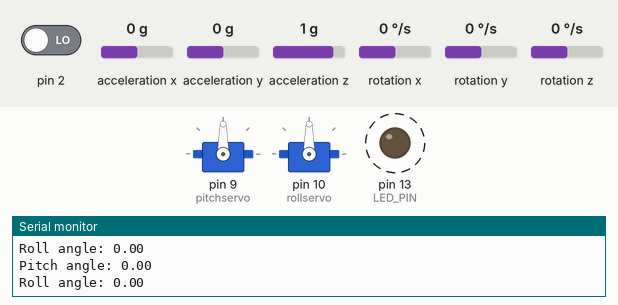
Recording of a sketch running on a simulated Arduino Uno, built with avr-gcc and run on an emulated ATmega328P. Shown: 2 × servo, output pins drawn as LEDs (lit = HIGH), the last lines printed to the serial monitor. Dashed ring = blinking. The test bench sets the inputs (shaded band); at power-on: acceleration x 0 g, pin 2 LOW, acceleration y 0 g, acceleration z 1 g, rotation x 0 °/s, rotation y 0 °/s, rotation z 0 °/s. The sensor or clock chip raises its interrupt line as the real part does.

Above: at 8.35 s.
10.2 s: acceleration x set to -1.4 g
At 11.1 s:
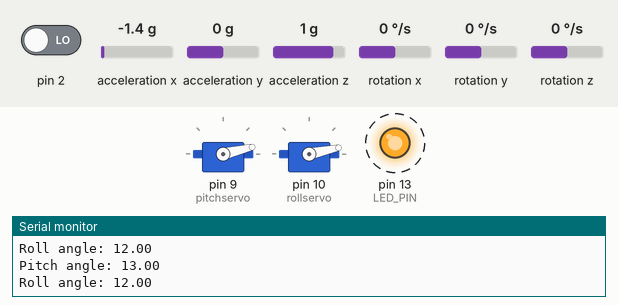
13.7 s: acceleration x set to 0.8 g
At 14.5 s:
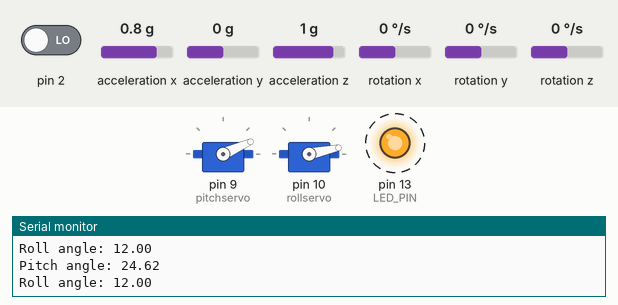
17.2 s: acceleration x set to 0.2 g
20.7 s: acceleration x set to 0 g
Timing chart, 0 to 25.2 s (numbered marks = the images above; inputs shaded):
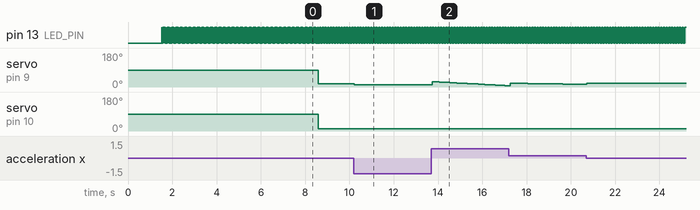

Measured:
- after the input at 10.2 s, servo on pin 9 (pitchservo): 17° → 13° at once
- after the input at 13.7 s, servo on pin 9 (pitchservo): rises from 13° to 28° in 0.06 s, then falls to 7° in 3.2 s
- by itself, pin 13 (LED_PIN): alternates HIGH for 0.01 s and LOW for 0.01 s

The sketch:

arduino_code_rocket.ino
```cpp
#include "I2Cdev.h"
#include "MPU6050_6Axis_MotionApps20.h"
#include "Wire.h"
#include <Servo.h>
MPU6050 mpu;
float Yaw, Pitch, Roll;
Servo pitchservo;
Servo rollservo;
float PIDvalue1;
float PIDvalue2;
#define DEBUG
#ifdef DEBUG
//#define DPRINT(args...)  Serial.print(args)             //OR use the following syntax:
#define DPRINTSTIMER(t) for (static unsigned long SpamTimer; (unsigned long)(millis() - SpamTimer) >= (t); SpamTimer = millis())
#define DPRINTSFN(StrSize, Name, ...) \
  { \
    char S[StrSize]; \
    Serial.print("\t"); \
    Serial.print(Name); \
    Serial.print(" "); \
    Serial.print(dtostrf((float)__VA_ARGS__, S)); \
  }  //StringSize,Name,Variable,Spaces,Percision
#define DPRINTLN(...) Serial.println(__VA_ARGS__)
#else
#define DPRINTSTIMER(t) if (false)
#define DPRINTSFN(...)  //blank line
#define DPRINTLN(...)   //blank line
#endif


#define LED_PIN 13  //

// supply your own gyro offsets here, scaled for min sensitivity use MPU6050_calibration.ino
// -4232  -706  1729  173 -94 37
//                       XA      YA      ZA      XG      YG      ZG
int MPUOffsets[6] = { -3185, -1032, 1358, -40, -11, 60 };


// ================================================================
// ===                      i2c SETUP Items                     ===
// ================================================================
void i2cSetup() {
  // join I2C bus (I2Cdev library doesn't do this automatically)
#if I2CDEV_IMPLEMENTATION == I2CDEV_ARDUINO_WIRE
  Wire.begin();
  TWBR = 24;  // 400kHz I2C clock (200kHz if CPU is 8MHz)
#elif I2CDEV_IMPLEMENTATION == I2CDEV_BUILTIN_FASTWIRE
  Fastwire::setup(400, true);
#endif
}

// ================================================================
// ===               INTERRUPT DETECTION ROUTINE                ===
// ================================================================
volatile bool mpuInterrupt = false;  // indicates whether MPU interrupt pin has gone high
void dmpDataReady() {
  mpuInterrupt = true;
}

// ================================================================
// ===                      MPU DMP SETUP                       ===
// ================================================================
int FifoAlive = 0;  // tests if the interrupt is triggering
int IsAlive = -20;  // counts interrupt start at -20 to get 20+ good values before assuming connected
// MPU control/status vars
uint8_t mpuIntStatus;    // holds actual interrupt status byte from MPU
uint8_t devStatus;       // return status after each device operation (0 = success, !0 = error)
uint16_t packetSize;     // expected DMP packet size (default is 42 bytes)
uint16_t fifoCount;      // count of all bytes currently in FIFO
uint8_t fifoBuffer[64];  // FIFO storage buffer

// orientation/motion vars
Quaternion q;         // [w, x, y, z]         quaternion container
VectorInt16 aa;       // [x, y, z]            accel sensor measurements
VectorInt16 aaReal;   // [x, y, z]            gravity-free accel sensor measurements
VectorInt16 aaWorld;  // [x, y, z]            world-frame accel sensor measurements
VectorFloat gravity;  // [x, y, z]            gravity vector
float euler[3];       // [psi, theta, phi]    Euler angle container
float ypr[3];         // [yaw, pitch, roll]   yaw/pitch/roll container and gravity vector
byte StartUP = 100;   // lets get 100 readings from the MPU before we start trusting them (Bot is not trying to balance at this point it is just starting up.)

void MPU6050Connect() {
  static int MPUInitCntr = 0;
  // initialize device
  mpu.initialize();  // same
  // load and configure the DMP
  devStatus = mpu.dmpInitialize();  // same

  if (devStatus != 0) {
    // ERROR!
    // 1 = initial memory load failed
    // 2 = DMP configuration updates failed
    // (if it's going to break, usually the code will be 1)

    char* StatStr[5]{ "No Error", "initial memory load failed", "DMP configuration updates failed", "3", "4" };

    MPUInitCntr++;

    Serial.print(F("MPU connection Try #"));
    Serial.println(MPUInitCntr);
    Serial.print(F("DMP Initialization failed (code "));
    Serial.print(StatStr[devStatus]);
    Serial.println(F(")"));

    if (MPUInitCntr >= 10) return;  //only try 10 times
    delay(1000);
    MPU6050Connect();  // Lets try again
    return;
  }
  mpu.setXAccelOffset(MPUOffsets[0]);
  mpu.setYAccelOffset(MPUOffsets[1]);
  mpu.setZAccelOffset(MPUOffsets[2]);
  mpu.setXGyroOffset(MPUOffsets[3]);
  mpu.setYGyroOffset(MPUOffsets[4]);
  mpu.setZGyroOffset(MPUOffsets[5]);

  Serial.println(F("Enabling DMP..."));
  mpu.setDMPEnabled(true);
  // enable Arduino interrupt detection
  Serial.println(F("Enabling interrupt detection (Arduino external interrupt pin 2 on the Uno)..."));
  Serial.print("mpu.getInterruptDrive=  ");
  Serial.println(mpu.getInterruptDrive());
  attachInterrupt(0, dmpDataReady, RISING);  //pin 2 on the Uno
  mpuIntStatus = mpu.getIntStatus();         // Same
  // get expected DMP packet size for later comparison
  packetSize = mpu.dmpGetFIFOPacketSize();
  delay(1000);      // Let it Stabalize
  mpu.resetFIFO();  // Clear fifo buffer
  mpu.getIntStatus();
  mpuInterrupt = false;  // wait for next interrupt FF
}

// ================================================================
// ===                    MPU DMP Get Data                      ===
// ================================================================
void GetDMP() {  // Best version I have made so far
  // Serial.println(F("FIFO interrupt at:"));
  // Serial.println(micros());
  static unsigned long LastGoodPacketTime;
  mpuInterrupt = false;
  FifoAlive = 1;
  fifoCount = mpu.getFIFOCount();
  if ((!fifoCount) || (fifoCount % packetSize)) {  // we have failed Reset and wait till next time!
    digitalWrite(LED_PIN, LOW);                    // lets turn off the blinking light so we can see we are failing.
    mpu.resetFIFO();                               // clear the buffer and start over
  } else {
    while (fifoCount >= packetSize) {            // Get the packets until we have the latest!
      mpu.getFIFOBytes(fifoBuffer, packetSize);  // lets do the magic and get the data
      fifoCount -= packetSize;
    }
    LastGoodPacketTime = millis();
    MPUMath();                                     // <<<<<<<<<<<<<<<<<<<<<<<<<<<< On success MPUMath() <<<<<<<<<<<<<<<<<<<
    digitalWrite(LED_PIN, !digitalRead(LED_PIN));  // Blink the Light
  }
}


// ================================================================
// ===                        MPU Math                          ===
// ================================================================
void MPUMath() {
  mpu.dmpGetQuaternion(&q, fifoBuffer);
  mpu.dmpGetGravity(&gravity, &q);
  mpu.dmpGetYawPitchRoll(ypr, &q, &gravity);
  Yaw = (ypr[0] * 180.0 / M_PI);
  Pitch = (ypr[1] * 180.0 / M_PI);
  Roll = (ypr[2] * 180.0 / M_PI);
  // DPRINTSTIMER(100) {
  //   DPRINTSFN(15, "\tYaw:", Yaw, 6, 1);
  //   DPRINTSFN(15, "\tPitch:", Pitch, 6, 1);
  //   DPRINTSFN(15, "\tRoll:", Roll, 6, 1);
  //   DPRINTLN();
  // }
}
// ================================================================
// ===                         PID CODE                         ===
// ================================================================


float PID(float initerror, float* integralgain, float* olderror) {  //function for the PID
  float gain, derivativegain, totalgain;                            //Declaring PID variales
  gain = initerror * 0.5;                                           // Gain which is the initial error ( multiplied by a factor for sensitivity)(the error is how much the rocket has tilted off the axis)
  derivativegain = ((initerror - *olderror) / 17) * 0.2;            // Derivative gain is just the rate of change of the error over time
  *integralgain = *integralgain + (initerror * 0.01);               //integral gain is the addition of the errors over time
  totalgain = -(gain + derivativegain + *integralgain);             //Total Gain is the additions of all the previous gains
  *olderror = initerror;                                            //setting the old error as the new error so we are able to calculate the derivative gain
  //Serial.print("integralgain:");Serial.println(*integralgain);
  return totalgain;  //the function returns the total gain
}


// ================================================================
// ===.          PIDController - Pitch and Roll Values          ===
// ================================================================


//It sets up the maximum amount that the servos can move using 0 as the servo arm is rotated at the max to the right
//and the other value that is tested to the to the maximum value the servo can move to and the midpoint
//when you give it the 3 values of start midpoint and end you are calibrating the servos
//the code works by setting the vale that the MPU gets as 0 and it funnels the drift of the rocket into the PID
//it sets the values recorded after 7 seconds as the origine point and if it shifts to one direction it gives positive values
//and to the other direction it gives negative values. The servos cannot take negative values so you have to flip the negative into positive and
// make the servo go the opposite way this is what these 2 functions are doing by instead of setting the midpoint as 0 it sets it at the midpoint recorded

float PIDController(float PIDValue, float minValue, float midPoint, float maxValue) {
  float value = maxValue - midPoint;  // Difference between the maximum value and mid point.
  if (PIDValue < -value) {
    PIDValue = -value;
  } else if (PIDValue < 1) {
    PIDValue = PIDValue + value;
  } else if (PIDValue > midPoint) {
    PIDValue = midPoint;
  } else if (0 < PIDValue < midPoint) {
    PIDValue = value + PIDValue;
  }
  return PIDValue;
}

// ================================================================
// ===                Controlling the Servos                    ===
// ================================================================

//we got the values from the PID controller and filtered them to get the actual values of how much the servo should move in each direction
//now it's time to give the servo the commands for it to move and make sure that the PID values given do not exceed the maximum
//degrees a servo can move in order not to damage the PID or the servo

//change your values here for max angle of change value remember this is how much the servo will turn not the gimbal itself
float max_value_roll = 30;   //setting the max value the servos can move
float max_value_pitch = 30;  //both can have different values so it is safer to just put 2 different values for pitch and roll
int min_value = 0;           //setting the minimum value a servo can move
void servocontrol(float pitchcorrection, float rollcorrection) {
  // Pitch Correction
  if (min_value <= pitchcorrection <= max_value_pitch) {  //if the value is between the 2 min and max values write the pitch angle
    pitchservo.write(pitchcorrection);
  } else if (pitchcorrection > max_value_pitch) {  //if the value has reached the maximum just write the maximum
    pitchservo.write(max_value_pitch);
  } else if (pitchcorrection < min_value) {  //if the value has reached a minimum just write the minimum
    pitchservo.write(min_value);
  }
  // Roll Correction
  if (min_value <= rollcorrection <= max_value_roll) {  //if the value is between the 2 min and max values write the pitch angle
    rollservo.write(rollcorrection);
  } else if (rollcorrection > max_value_roll) {  //if the value has reached the maximum just write the maximum
    rollservo.write(max_value_roll);
  } else if (rollcorrection < min_value) {  //if the value has reached a minimum just write the minimum
    rollservo.write(min_value);
  }

  delay(50);
}
// ================================================================
// ===                         Setup                            ===
// ================================================================
float rollinit, pitchinit;
float timer = 0;
void setup() {
  //connecting the MPU to the arduino and attaching the servos
  Serial.begin(115200);  //115200
  while (!Serial)
    ;
  Serial.println("i2cSetup");
  i2cSetup();
  Serial.println("MPU6050Connect");
  MPU6050Connect();
  Serial.println("Setup complete");
  pinMode(LED_PIN, OUTPUT);
  pitchservo.attach(9);
  rollservo.attach(10);
}
// ================================================================
// ===                          Loop                            ===
// ================================================================
int begin_control = 0;

// Setting up the initial errors
float pitcherror = 0, pitchintegralgain = 0, pitchservoangle = 0, previouspitcherror = 0;
float rollerror = 0, rollintegralgain = 0, rollservoangle = 0, previousrollerror = 0;

void loop() {
  if (mpuInterrupt) {  // wait for MPU interrupt or extra packet(s) available
    GetDMP();
    timer = timer + 100;
    if (timer == 70000) {  //timer to set the initial value that the rocket will adjust to it is 7 seconds it can be increased or decreased as pleased
      begin_control = 1;
      //settin the initial values of roll and pitch that will be used as reference for the code
      rollinit = Roll;
      pitchinit = Pitch;
    }
    //after timer runs the control begins
    if (begin_control == 1) {
      //getting the initial pitch and the initial roll
      pitcherror = Pitch - pitchinit;
      rollerror = Roll - rollinit;
      //sending the values of the errors to the PID
      PIDvalue1 = PID(pitcherror, &pitchintegralgain, &previouspitcherror);
      PIDvalue2 = PID(rollerror, &rollintegralgain, &previousrollerror);
      //giving PID values to the function that gives values to the servos
      pitchservoangle = PIDController(PIDvalue1, 0, 13, 30);
      rollservoangle = PIDController(PIDvalue2, 0, 18, 30);
      //writing the values to the servos
      servocontrol(pitchservoangle, rollservoangle);
    }
    //printing onto the serial monitor t see if something is wrong
    Serial.print("Pitch angle: ");
    Serial.println(pitchservoangle);
    Serial.print("Roll angle: ");
    Serial.println(rollservoangle);
  }
}
```
